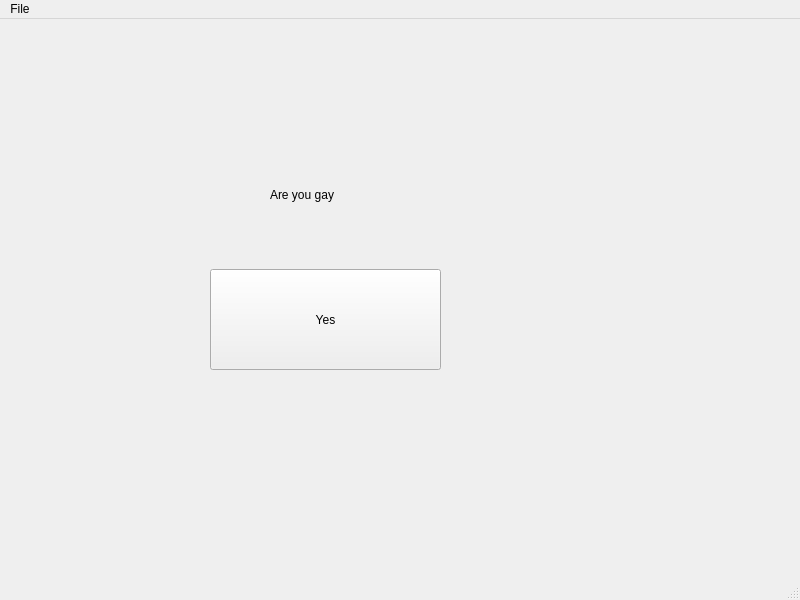
<?xml version="1.0" encoding="UTF-8"?>
<ui version="4.0">
 <class>MainWindow</class>
 <widget class="QMainWindow" name="MainWindow">
  <property name="geometry">
   <rect>
    <x>0</x>
    <y>0</y>
    <width>800</width>
    <height>600</height>
   </rect>
  </property>
  <property name="windowTitle">
   <string>MainWindow</string>
  </property>
  <widget class="QWidget" name="centralwidget">
   <widget class="QPushButton" name="button1">
    <property name="geometry">
     <rect>
      <x>210</x>
      <y>250</y>
      <width>231</width>
      <height>101</height>
     </rect>
    </property>
    <property name="text">
     <string>Yes</string>
    </property>
   </widget>
   <widget class="QLabel" name="label1">
    <property name="geometry">
     <rect>
      <x>270</x>
      <y>160</y>
      <width>251</width>
      <height>31</height>
     </rect>
    </property>
    <property name="text">
     <string>Are you gay</string>
    </property>
   </widget>
  </widget>
  <widget class="QMenuBar" name="menubar">
   <property name="geometry">
    <rect>
     <x>0</x>
     <y>0</y>
     <width>800</width>
     <height>21</height>
    </rect>
   </property>
   <widget class="QMenu" name="menuFile">
    <property name="title">
     <string>File</string>
    </property>
   </widget>
   <addaction name="menuFile"/>
  </widget>
  <widget class="QStatusBar" name="statusbar"/>
 </widget>
 <resources/>
 <connections/>
</ui>
